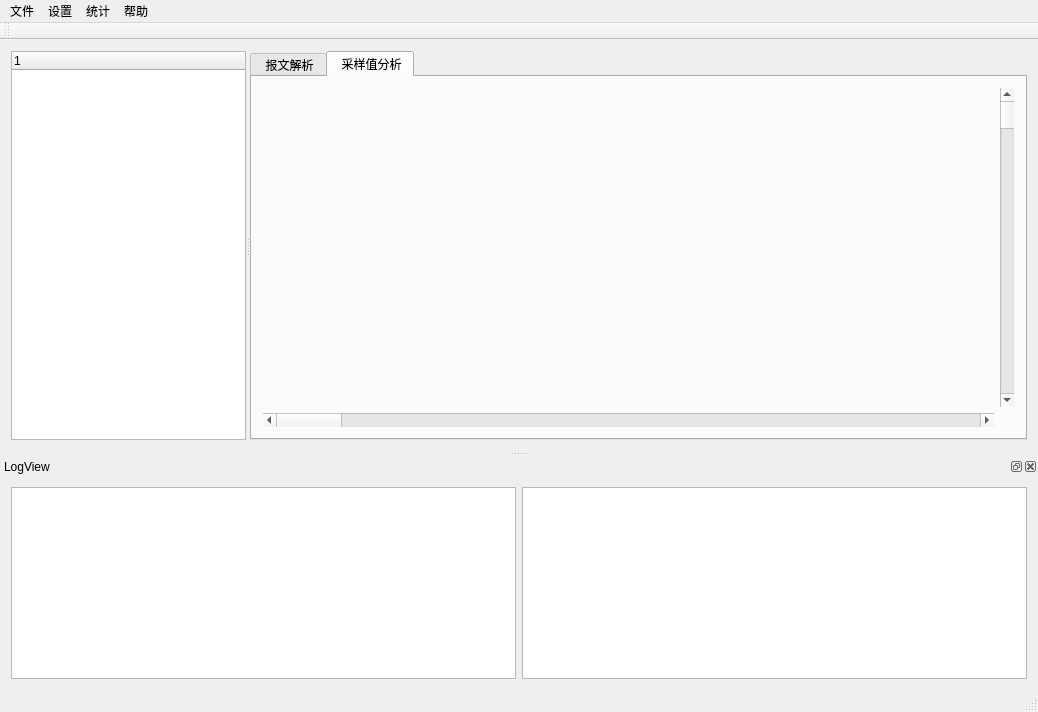
<?xml version="1.0" encoding="UTF-8"?>
<ui version="4.0">
 <class>MainWindow</class>
 <widget class="QMainWindow" name="MainWindow">
  <property name="geometry">
   <rect>
    <x>0</x>
    <y>0</y>
    <width>1038</width>
    <height>712</height>
   </rect>
  </property>
  <property name="windowTitle">
   <string>MainWindow</string>
  </property>
  <widget class="QWidget" name="centralWidget">
   <layout class="QGridLayout" name="gridLayout_3">
    <item row="0" column="0">
     <widget class="QSplitter" name="splitter_2">
      <property name="orientation">
       <enum>Qt::Horizontal</enum>
      </property>
      <widget class="QTreeWidget" name="treeAllMsg">
       <property name="sizePolicy">
        <sizepolicy hsizetype="Expanding" vsizetype="Expanding">
         <horstretch>1</horstretch>
         <verstretch>0</verstretch>
        </sizepolicy>
       </property>
       <column>
        <property name="text">
         <string>1</string>
        </property>
       </column>
      </widget>
      <widget class="QTabWidget" name="tabWidget">
       <property name="sizePolicy">
        <sizepolicy hsizetype="Expanding" vsizetype="Expanding">
         <horstretch>3</horstretch>
         <verstretch>0</verstretch>
        </sizepolicy>
       </property>
       <property name="currentIndex">
        <number>1</number>
       </property>
       <widget class="QWidget" name="tab">
        <attribute name="title">
         <string> 报文解析</string>
        </attribute>
        <layout class="QGridLayout" name="gridLayout">
         <item row="0" column="0">
          <widget class="QSplitter" name="splitter">
           <property name="orientation">
            <enum>Qt::Vertical</enum>
           </property>
           <widget class="QTableWidget" name="tbMsgInfo"/>
          </widget>
         </item>
        </layout>
       </widget>
       <widget class="QWidget" name="tab_2">
        <attribute name="title">
         <string> 采样值分析</string>
        </attribute>
        <layout class="QGridLayout" name="gridLayout_2">
         <item row="1" column="0">
          <widget class="QScrollBar" name="horizontalScrollBar">
           <property name="orientation">
            <enum>Qt::Horizontal</enum>
           </property>
          </widget>
         </item>
         <item row="0" column="0">
          <widget class="QCustomPlot" name="wdtWave" native="true"/>
         </item>
         <item row="0" column="1">
          <widget class="QScrollBar" name="verticalScrollBar">
           <property name="orientation">
            <enum>Qt::Vertical</enum>
           </property>
          </widget>
         </item>
        </layout>
       </widget>
      </widget>
     </widget>
    </item>
   </layout>
  </widget>
  <widget class="QMenuBar" name="menuBar">
   <property name="geometry">
    <rect>
     <x>0</x>
     <y>0</y>
     <width>1038</width>
     <height>26</height>
    </rect>
   </property>
   <widget class="QMenu" name="menu">
    <property name="title">
     <string>文件</string>
    </property>
    <addaction name="actionOpen"/>
    <addaction name="actionQuit"/>
   </widget>
   <widget class="QMenu" name="menu_2">
    <property name="title">
     <string>设置</string>
    </property>
    <addaction name="actionConfig"/>
   </widget>
   <widget class="QMenu" name="menu_3">
    <property name="title">
     <string>统计</string>
    </property>
    <addaction name="actionLiuliang"/>
   </widget>
   <widget class="QMenu" name="menu_4">
    <property name="title">
     <string>帮助</string>
    </property>
    <addaction name="actionAbout"/>
   </widget>
   <addaction name="menu"/>
   <addaction name="menu_2"/>
   <addaction name="menu_3"/>
   <addaction name="menu_4"/>
  </widget>
  <widget class="QToolBar" name="mainToolBar">
   <attribute name="toolBarArea">
    <enum>TopToolBarArea</enum>
   </attribute>
   <attribute name="toolBarBreak">
    <bool>false</bool>
   </attribute>
  </widget>
  <widget class="QStatusBar" name="statusBar"/>
  <widget class="QDockWidget" name="dockWidget">
   <property name="accessibleName">
    <string>LogView</string>
   </property>
   <property name="windowTitle">
    <string>LogView</string>
   </property>
   <attribute name="dockWidgetArea">
    <number>8</number>
   </attribute>
   <widget class="QWidget" name="dockWidgetContents">
    <layout class="QGridLayout" name="gridLayout_4">
     <item row="0" column="0">
      <widget class="QTextEdit" name="textLog"/>
     </item>
     <item row="0" column="1">
      <widget class="QTextEdit" name="textMsgInfo"/>
     </item>
    </layout>
   </widget>
  </widget>
  <action name="actionOpen">
   <property name="text">
    <string>打开文件</string>
   </property>
  </action>
  <action name="actionQuit">
   <property name="text">
    <string>quit</string>
   </property>
  </action>
  <action name="actionConfig">
   <property name="text">
    <string>config</string>
   </property>
  </action>
  <action name="actionLiuliang">
   <property name="text">
    <string>liuliang</string>
   </property>
  </action>
  <action name="actionAbout">
   <property name="text">
    <string>about</string>
   </property>
  </action>
 </widget>
 <layoutdefault spacing="6" margin="11"/>
 <customwidgets>
  <customwidget>
   <class>QCustomPlot</class>
   <extends>QWidget</extends>
   <header>../../qcustomplot.h</header>
   <container>1</container>
  </customwidget>
 </customwidgets>
 <resources/>
 <connections/>
</ui>
